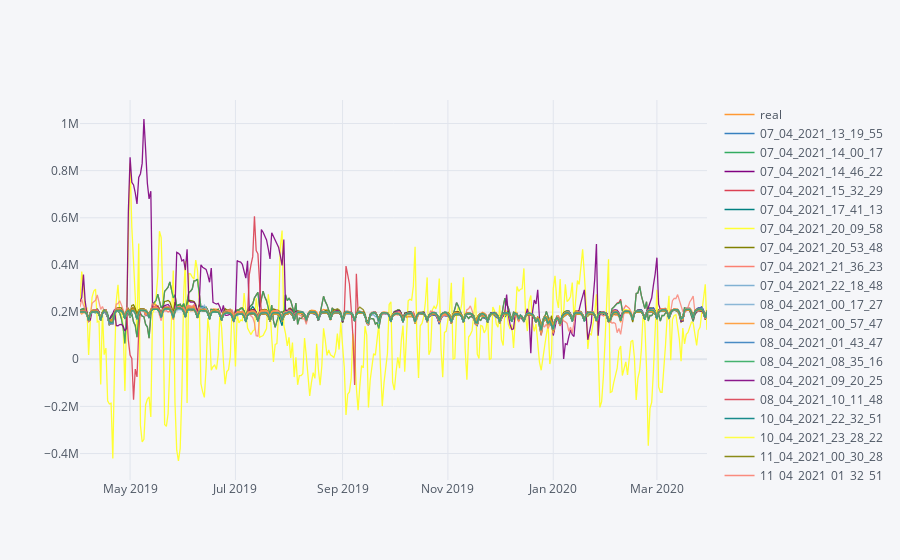

Source (notebook cell):
### Code cell
lok.iplot() # double click on name to plot single plots

### Figure 1 — Plotly figure (JSON) as saved in the notebook; plotly's stock layout.template omitted (floating-point values rounded to 4 significant figures; data arrays with more than 128 entries replaced by an {"elided": "..."} marker saying what was removed)
{"data": [{"line": {"color": "rgba(255, 153, 51, 1.0)", "dash": "solid", "shape": "linear", "width": 1.3}, "mode": "lines", "name": "real", "text": "", "type": "scatter", "x": {"elided": "364 str values"}, "y": {"elided": "364 float values"}}, {"line": {"color": "rgba(55, 128, 191, 1.0)", "dash": "solid", "shape": "linear", "width": 1.3}, "mode": "lines", "name": "07_04_2021_13_19_55", "text": "", "type": "scatter", "x": {"elided": "364 str values"}, "y": {"elided": "364 float values"}}, {"line": {"color": "rgba(50, 171, 96, 1.0)", "dash": "solid", "shape": "linear", "width": 1.3}, "mode": "lines", "name": "07_04_2021_14_00_17", "text": "", "type": "scatter", "x": {"elided": "364 str values"}, "y": {"elided": "364 float values"}}, {"line": {"color": "rgba(128, 0, 128, 1.0)", "dash": "solid", "shape": "linear", "width": 1.3}, "mode": "lines", "name": "07_04_2021_14_46_22", "text": "", "type": "scatter", "x": {"elided": "364 str values"}, "y": {"elided": "364 float values"}}, {"line": {"color": "rgba(219, 64, 82, 1.0)", "dash": "solid", "shape": "linear", "width": 1.3}, "mode": "lines", "name": "07_04_2021_15_32_29", "text": "", "type": "scatter", "x": {"elided": "364 str values"}, "y": {"elided": "364 float values"}}, {"line": {"color": "rgba(0, 128, 128, 1.0)", "dash": "solid", "shape": "linear", "width": 1.3}, "mode": "lines", "name": "07_04_2021_17_41_13", "text": "", "type": "scatter", "x": {"elided": "364 str values"}, "y": {"elided": "364 float values"}}, {"line": {"color": "rgba(255, 255, 51, 1.0)", "dash": "solid", "shape": "linear", "width": 1.3}, "mode": "lines", "name": "07_04_2021_20_09_58", "text": "", "type": "scatter", "x": {"elided": "364 str values"}, "y": {"elided": "364 float values"}}, {"line": {"color": "rgba(128, 128, 0, 1.0)", "dash": "solid", "shape": "linear", "width": 1.3}, "mode": "lines", "name": "07_04_2021_20_53_48", "text": "", "type": "scatter", "x": {"elided": "364 str values"}, "y": {"elided": "364 float values"}}, {"line": {"color": "rgba(251, 128, 114, 1.0)", "dash": "solid", "shape": "linear", "width": 1.3}, "mode": "lines", "name": "07_04_2021_21_36_23", "text": "", "type": "scatter", "x": {"elided": "364 str values"}, "y": {"elided": "364 float values"}}, {"line": {"color": "rgba(128, 177, 211, 1.0)", "dash": "solid", "shape": "linear", "width": 1.3}, "mode": "lines", "name": "07_04_2021_22_18_48", "text": "", "type": "scatter", "x": {"elided": "364 str values"}, "y": {"elided": "364 float values"}}, {"line": {"color": "rgba(128, 177, 211, 0.8999999999999999)", "dash": "solid", "shape": "linear", "width": 1.3}, "mode": "lines", "name": "08_04_2021_00_17_27", "text": "", "type": "scatter", "x": {"elided": "364 str values"}, "y": {"elided": "364 float values"}}, {"line": {"color": "rgba(255, 153, 51, 0.8999999999999999)", "dash": "solid", "shape": "linear", "width": 1.3}, "mode": "lines", "name": "08_04_2021_00_57_47", "text": "", "type": "scatter", "x": {"elided": "364 str values"}, "y": {"elided": "364 float values"}}, {"line": {"color": "rgba(55, 128, 191, 0.8999999999999999)", "dash": "solid", "shape": "linear", "width": 1.3}, "mode": "lines", "name": "08_04_2021_01_43_47", "text": "", "type": "scatter", "x": {"elided": "364 str values"}, "y": {"elided": "364 float values"}}, {"line": {"color": "rgba(50, 171, 96, 0.8999999999999999)", "dash": "solid", "shape": "linear", "width": 1.3}, "mode": "lines", "name": "08_04_2021_08_35_16", "text": "", "type": "scatter", "x": {"elided": "364 str values"}, "y": {"elided": "364 float values"}}, {"line": {"color": "rgba(128, 0, 128, 0.8999999999999999)", "dash": "solid", "shape": "linear", "width": 1.3}, "mode": "lines", "name": "08_04_2021_09_20_25", "text": "", "type": "scatter", "x": {"elided": "364 str values"}, "y": {"elided": "364 float values"}}, {"line": {"color": "rgba(219, 64, 82, 0.8999999999999999)", "dash": "solid", "shape": "linear", "width": 1.3}, "mode": "lines", "name": "08_04_2021_10_11_48", "text": "", "type": "scatter", "x": {"elided": "364 str values"}, "y": {"elided": "364 float values"}}, {"line": {"color": "rgba(0, 128, 128, 0.8999999999999999)", "dash": "solid", "shape": "linear", "width": 1.3}, "mode": "lines", "name": "10_04_2021_22_32_51", "text": "", "type": "scatter", "x": {"elided": "364 str values"}, "y": {"elided": "364 float values"}}, {"line": {"color": "rgba(255, 255, 51, 0.8999999999999999)", "dash": "solid", "shape": "linear", "width": 1.3}, "mode": "lines", "name": "10_04_2021_23_28_22", "text": "", "type": "scatter", "x": {"elided": "364 str values"}, "y": {"elided": "364 float values"}}, {"line": {"color": "rgba(128, 128, 0, 0.8999999999999999)", "dash": "solid", "shape": "linear", "width": 1.3}, "mode": "lines", "name": "11_04_2021_00_30_28", "text": "", "type": "scatter", "x": {"elided": "364 str values"}, "y": {"elided": "364 float values"}}, {"line": {"color": "rgba(251, 128, 114, 0.8999999999999999)", "dash": "solid", "shape": "linear", "width": 1.3}, "mode": "lines", "name": "11_04_2021_01_32_51", "text": "", "type": "scatter", "x": {"elided": "364 str values"}, "y": {"elided": "364 float values"}}, {"line": {"color": "rgba(251, 128, 114, 0.7999999999999998)", "dash": "solid", "shape": "linear", "width": 1.3}, "mode": "lines", "name": "11_04_2021_02_36_19", "text": "", "type": "scatter", "x": {"elided": "364 str values"}, "y": {"elided": "364 float values"}}, {"line": {"color": "rgba(128, 177, 211, 0.7999999999999998)", "dash": "solid", "shape": "linear", "width": 1.3}, "mode": "lines", "name": "11_04_2021_03_37_19", "text": "", "type": "scatter", "x": {"elided": "364 str values"}, "y": {"elided": "364 float values"}}, {"line": {"color": "rgba(255, 153, 51, 0.7999999999999998)", "dash": "solid", "shape": "linear", "width": 1.3}, "mode": "lines", "name": "11_04_2021_04_35_18", "text": "", "type": "scatter", "x": {"elided": "364 str values"}, "y": {"elided": "364 float values"}}, {"line": {"color": "rgba(55, 128, 191, 0.7999999999999998)", "dash": "solid", "shape": "linear", "width": 1.3}, "mode": "lines", "name": "11_04_2021_05_22_47", "text": "", "type": "scatter", "x": {"elided": "364 str values"}, "y": {"elided": "364 float values"}}, {"line": {"color": "rgba(50, 171, 96, 0.7999999999999998)", "dash": "solid", "shape": "linear", "width": 1.3}, "mode": "lines", "name": "11_04_2021_06_21_08", "text": "", "type": "scatter", "x": {"elided": "364 str values"}, "y": {"elided": "364 float values"}}, {"line": {"color": "rgba(128, 0, 128, 0.7999999999999998)", "dash": "solid", "shape": "linear", "width": 1.3}, "mode": "lines", "name": "11_04_2021_07_26_23", "text": "", "type": "scatter", "x": {"elided": "364 str values"}, "y": {"elided": "364 float values"}}, {"line": {"color": "rgba(219, 64, 82, 0.7999999999999998)", "dash": "solid", "shape": "linear", "width": 1.3}, "mode": "lines", "name": "11_04_2021_08_25_10", "text": "", "type": "scatter", "x": {"elided": "364 str values"}, "y": {"elided": "364 float values"}}, {"line": {"color": "rgba(0, 128, 128, 0.7999999999999998)", "dash": "solid", "shape": "linear", "width": 1.3}, "mode": "lines", "name": "11_04_2021_09_25_47", "text": "", "type": "scatter", "x": {"elided": "364 str values"}, "y": {"elided": "364 float values"}}, {"line": {"color": "rgba(255, 255, 51, 0.7999999999999998)", "dash": "solid", "shape": "linear", "width": 1.3}, "mode": "lines", "name": "11_04_2021_10_31_56", "text": "", "type": "scatter", "x": {"elided": "364 str values"}, "y": {"elided": "364 float values"}}, {"line": {"color": "rgba(128, 128, 0, 0.7999999999999998)", "dash": "solid", "shape": "linear", "width": 1.3}, "mode": "lines", "name": "11_04_2021_11_30_40", "text": "", "type": "scatter", "x": {"elided": "364 str values"}, "y": {"elided": "364 float values"}}, {"line": {"color": "rgba(128, 128, 0, 0.7)", "dash": "solid", "shape": "linear", "width": 1.3}, "mode": "lines", "name": "11_04_2021_12_35_08", "text": "", "type": "scatter", "x": {"elided": "364 str values"}, "y": {"elided": "364 float values"}}, {"line": {"color": "rgba(251, 128, 114, 0.7)", "dash": "solid", "shape": "linear", "width": 1.3}, "mode": "lines", "name": "11_04_2021_13_32_47", "text": "", "type": "scatter", "x": {"elided": "364 str values"}, "y": {"elided": "364 float values"}}, {"line": {"color": "rgba(128, 177, 211, 0.7)", "dash": "solid", "shape": "linear", "width": 1.3}, "mode": "lines", "name": "11_04_2021_14_29_53", "text": "", "type": "scatter", "x": {"elided": "364 str values"}, "y": {"elided": "364 float values"}}, {"line": {"color": "rgba(255, 153, 51, 0.7)", "dash": "solid", "shape": "linear", "width": 1.3}, "mode": "lines", "name": "11_04_2021_15_32_27", "text": "", "type": "scatter", "x": {"elided": "364 str values"}, "y": {"elided": "364 float values"}}, {"line": {"color": "rgba(55, 128, 191, 0.7)", "dash": "solid", "shape": "linear", "width": 1.3}, "mode": "lines", "name": "11_04_2021_16_29_52", "text": "", "type": "scatter", "x": {"elided": "364 str values"}, "y": {"elided": "364 float values"}}, {"line": {"color": "rgba(50, 171, 96, 0.7)", "dash": "solid", "shape": "linear", "width": 1.3}, "mode": "lines", "name": "11_04_2021_17_27_52", "text": "", "type": "scatter", "x": {"elided": "364 str values"}, "y": {"elided": "364 float values"}}], "layout": {"legend": {"bgcolor": "#F5F6F9", "font": {"color": "#4D5663"}}, "paper_bgcolor": "#F5F6F9", "plot_bgcolor": "#F5F6F9", "title": {"font": {"color": "#4D5663"}}, "xaxis": {"gridcolor": "#E1E5ED", "showgrid": true, "tickfont": {"color": "#4D5663"}, "title": {"font": {"color": "#4D5663"}, "text": ""}, "zerolinecolor": "#E1E5ED"}, "yaxis": {"gridcolor": "#E1E5ED", "showgrid": true, "tickfont": {"color": "#4D5663"}, "title": {"font": {"color": "#4D5663"}, "text": ""}, "zerolinecolor": "#E1E5ED"}}}
